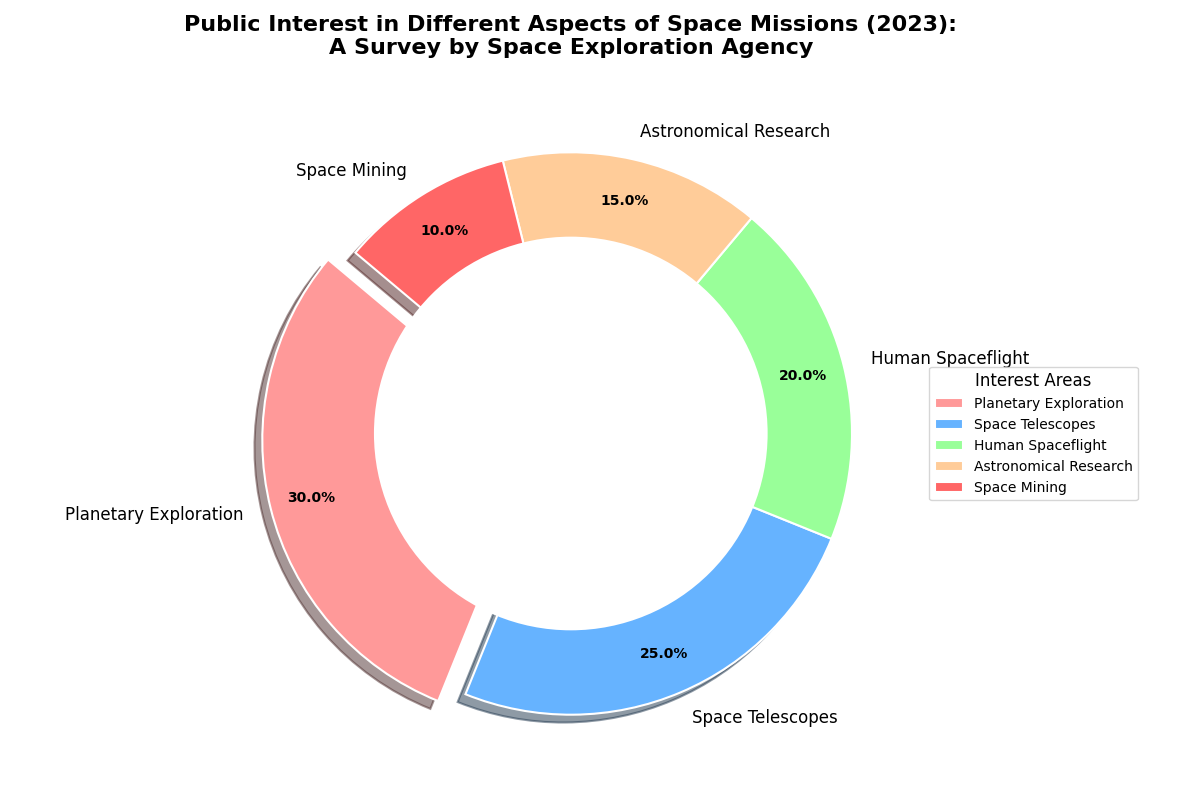

The script that drew this image:
import matplotlib.pyplot as plt
import numpy as np

# Backstory:
# The Space Exploration Agency conducted a survey on public interest in different aspects of space missions.
# The survey categorized interest areas into Planetary Exploration, Space Telescopes, Human Spaceflight, 
# Astronomical Research, and Space Mining. The following pie chart represents the distribution of public interest 
# based on the survey conducted in 2023.

# Data for public interest in space missions (in percentage)
categories = ['Planetary Exploration', 'Space Telescopes', 'Human Spaceflight', 'Astronomical Research', 'Space Mining']
interest = [30, 25, 20, 15, 10]

# Define colors for each category
colors = ['#ff9999', '#66b3ff', '#99ff99', '#ffcc99', '#ff6666']

# Create the pie chart
fig, ax = plt.subplots(figsize=(12, 8), subplot_kw=dict(aspect="equal"))

# Plot the pie chart
wedges, texts, autotexts = ax.pie(
    interest, 
    labels=categories, 
    autopct='%1.1f%%', 
    startangle=140, 
    colors=colors, 
    pctdistance=0.85, 
    wedgeprops=dict(edgecolor='white', linewidth=1.5),
    explode=(0.1, 0, 0, 0, 0),  # Slightly explode the 'Planetary Exploration' segment
    shadow=True  # Add a shadow effect
)

# Customize the autotexts (percentages) on pie wedges
for autotext in autotexts:
    autotext.set_color('black')
    autotext.set_fontsize(10)
    autotext.set_fontweight('bold')

# Adjust labels for better readability
for text in texts:
    text.set_fontsize(12)
    text.set_fontweight('normal')

# Add a title with detailed context
ax.set_title(
    "Public Interest in Different Aspects of Space Missions (2023):\n"
    "A Survey by Space Exploration Agency",
    fontsize=16, fontweight='bold', pad=20
)

# Add a legend
ax.legend(
    wedges, categories, 
    title="Interest Areas", loc='center left', bbox_to_anchor=(1, 0, 0.5, 1),
    fontsize=10, title_fontsize='12'
)

# Draw a circle at the center to transform the pie chart into a donut chart
centre_circle = plt.Circle((0, 0), 0.70, fc='white')
ax.add_artist(centre_circle)

# Automatically adjust layout to prevent overlap and clipping
plt.tight_layout()

# Display the plot
plt.show()
